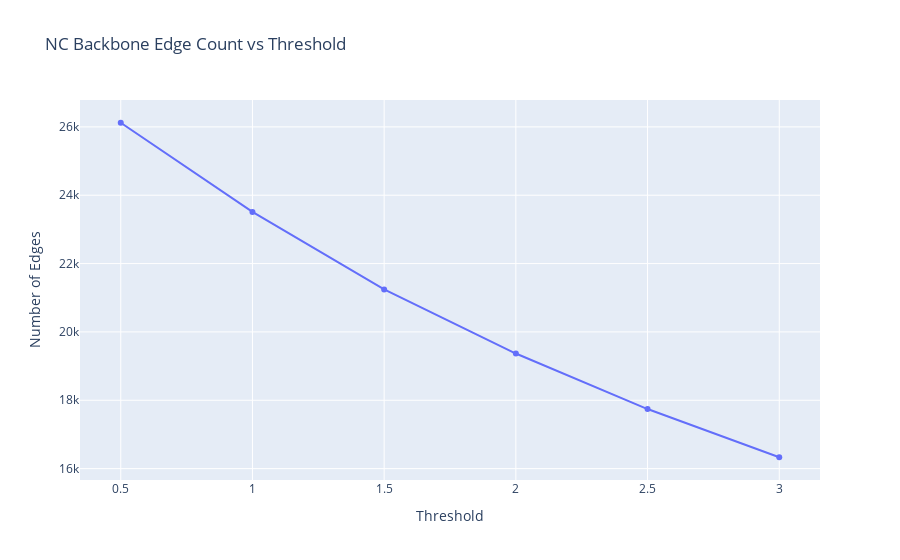

This figure's notebook cell:
### Code cell
# number of nodes and edges in original graph
print(f"Original graph has {G_lyrics.number_of_nodes()} nodes and {G_lyrics.number_of_edges()} edges.")

plot_nc_backbone_thresholds(G_lyrics, weight_attr="weight")

### Figure 1 — Plotly figure (JSON) as saved in the notebook; plotly's stock layout.template omitted (floating-point values rounded to 4 significant figures)
{"data": [{"hovertemplate": "Threshold=%{x}<br>Number of Edges=%{y}<extra></extra>", "legendgroup": "", "line": {"color": "#636efa", "dash": "solid"}, "marker": {"symbol": "circle"}, "mode": "lines+markers", "name": "", "orientation": "v", "showlegend": false, "type": "scatter", "x": [0.5, 1.0, 1.5, 2.0, 2.5, 3.0], "xaxis": "x", "y": [26121, 23511, 21245, 19368, 17743, 16333], "yaxis": "y"}], "layout": {"legend": {"tracegroupgap": 0}, "title": {"text": "NC Backbone Edge Count vs Threshold"}, "xaxis": {"anchor": "y", "domain": [0, 1], "title": {"text": "Threshold"}}, "yaxis": {"anchor": "x", "domain": [0, 1], "title": {"text": "Number of Edges"}}}}
